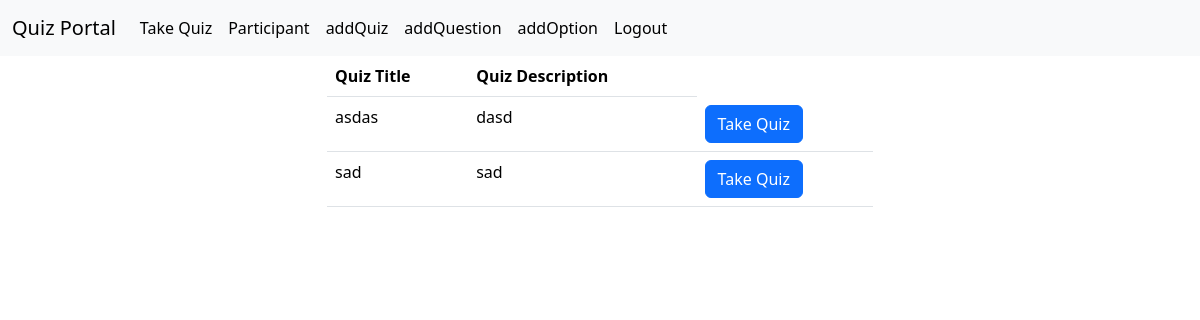
The app's page /homepage/ (signed in), older data.
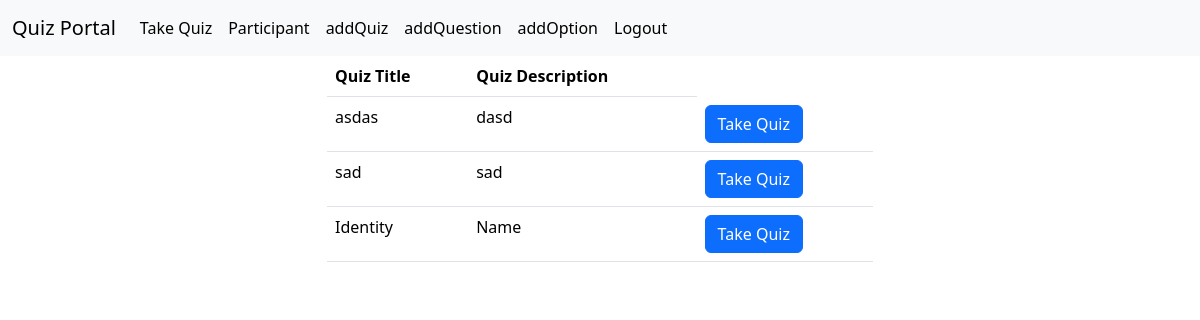
The same page, newer data.
### myapp/models.py (models this page shows, shortened)
class Quiz(models.Model):
    title = models.TextField(max_length=300,blank=True,null=True)
    description = models.TextField(max_length=300,blank=True,null=True)

### myapp/views.py (the view)
# urls.py: path('homepage/',homepage,name='homepage'),
@login_required
def homepage(request):
    quizs =Quiz.objects.all()
    context = {
        'quizs' : quizs
    }
    return render(request,'homepage.html',context)

### templates/homepage.html
{% extends 'base.html' %}
{% block content %}
<div class="container container-center">
    <div class="row justify-content-center">
        <div class="col-md-6">
            <table class="table">
                <tr>
                    <th>Quiz Title</th>
                    <th>Quiz Description</th>
                </tr>
                {% for quiz in quizs %}
                <tr>
                    <td>{{quiz.title}}</td>
                    <td>{{quiz.description}}</td>
                    <td><a href="{% url 'take_quiz' quiz.id %}" class="btn btn-primary">Take Quiz</a></td>
                </tr>
                {% endfor %}
            </table>
        </div>
    </div>
</div>
{% endblock %}

### templates/base.html (shortened to what this page needs)
<!DOCTYPE html>
<html lang="en">
<head>
    <link href="https://cdn.jsdelivr.net/npm/bootstrap@5.3.8/dist/css/bootstrap.min.css" rel="stylesheet">
</head>
<body>
    {% include 'navbar.html' %}
    {% block content %}
    {% endblock %}
</body>
</html>

### templates/navbar.html (shortened to what this page needs)
{% load static %}
<nav class="navbar navbar-expand-lg bg-body-tertiary">
  <div class="container-fluid">
    <a class="navbar-brand" href="{% url 'homepage' %}">Quiz Portal</a>
    <div class="collapse navbar-collapse" id="navbarSupportedContent">
      <ul class="navbar-nav me-auto mb-2 mb-lg-0">
        <li class="nav-item">
          <a class="nav-link active" aria-current="page" href="{% url 'homepage' %}">Take Quiz</a>
        </li>
        <li class="nav-item">
          <a class="nav-link active" aria-current="page" href="{% url 'participant' %}">Participant</a>
        </li>
        <li class="nav-item">
          <a class="nav-link active" aria-current="page" href="{% url 'addQuiz' %}">addQuiz</a>
        </li>
        <li class="nav-item">
          <a class="nav-link active" aria-current="page" href="{% url 'addQuestion' %}">addQuestion</a>
        </li>
        <li class="nav-item">
          <a class="nav-link active" aria-current="page" href="{% url 'addOption' %}">addOption</a>
        </li>
        <li class="nav-item">
          <a class="nav-link active" aria-current="page" href="{% url 'user_logout' %}">Logout</a>
        </li>
      </ul>
    </div>
  </div>
</nav>

Row changes from the older to the newer data that the page shows:
added Quiz: title "Identity", description "Name"
